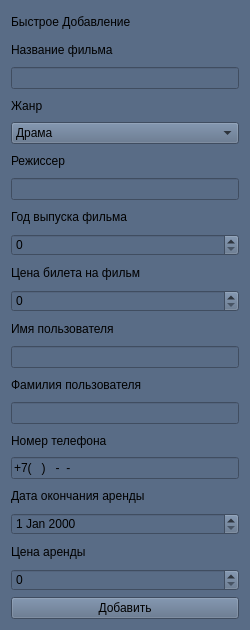
<?xml version="1.0" encoding="UTF-8"?>
<ui version="4.0">
 <class>fastAdd</class>
 <widget class="QWidget" name="fastAdd">
  <property name="geometry">
   <rect>
    <x>0</x>
    <y>0</y>
    <width>250</width>
    <height>630</height>
   </rect>
  </property>
  <property name="maximumSize">
   <size>
    <width>250</width>
    <height>630</height>
   </size>
  </property>
  <property name="windowTitle">
   <string>Быстрое добавление</string>
  </property>
  <property name="styleSheet">
   <string notr="true">background-color: rgb(89, 108, 134);</string>
  </property>
  <layout class="QGridLayout" name="gridLayout">
   <item row="0" column="0">
    <widget class="QLabel" name="label">
     <property name="text">
      <string>Быстрое Добавление</string>
     </property>
    </widget>
   </item>
   <item row="1" column="0">
    <widget class="QLabel" name="label_2">
     <property name="text">
      <string>Название фильма</string>
     </property>
    </widget>
   </item>
   <item row="2" column="0">
    <widget class="QLineEdit" name="lineEdit"/>
   </item>
   <item row="3" column="0">
    <widget class="QLabel" name="label_3">
     <property name="text">
      <string>Жанр</string>
     </property>
    </widget>
   </item>
   <item row="4" column="0">
    <widget class="QComboBox" name="comboBox">
     <item>
      <property name="text">
       <string>Драма</string>
      </property>
     </item>
     <item>
      <property name="text">
       <string>Экшн</string>
      </property>
     </item>
     <item>
      <property name="text">
       <string>Комедия</string>
      </property>
     </item>
     <item>
      <property name="text">
       <string>Ужасы</string>
      </property>
     </item>
     <item>
      <property name="text">
       <string>Фэнтези</string>
      </property>
     </item>
     <item>
      <property name="text">
       <string>Романтика</string>
      </property>
     </item>
     <item>
      <property name="text">
       <string>Мистика</string>
      </property>
     </item>
     <item>
      <property name="text">
       <string>Анимация</string>
      </property>
     </item>
     <item>
      <property name="text">
       <string>Криминал</string>
      </property>
     </item>
    </widget>
   </item>
   <item row="5" column="0">
    <widget class="QLabel" name="label_4">
     <property name="text">
      <string>Режиссер</string>
     </property>
    </widget>
   </item>
   <item row="6" column="0">
    <widget class="QLineEdit" name="lineEdit_2"/>
   </item>
   <item row="7" column="0">
    <widget class="QLabel" name="label_5">
     <property name="text">
      <string>Год выпуска фильма</string>
     </property>
    </widget>
   </item>
   <item row="8" column="0">
    <widget class="QSpinBox" name="spinBox">
     <property name="maximum">
      <number>9999</number>
     </property>
    </widget>
   </item>
   <item row="9" column="0">
    <widget class="QLabel" name="label_6">
     <property name="text">
      <string>Цена билета на фильм</string>
     </property>
    </widget>
   </item>
   <item row="10" column="0">
    <widget class="QSpinBox" name="spinBox_2">
     <property name="maximum">
      <number>999999999</number>
     </property>
     <property name="singleStep">
      <number>100</number>
     </property>
    </widget>
   </item>
   <item row="11" column="0">
    <widget class="QLabel" name="label_7">
     <property name="text">
      <string>Имя пользователя</string>
     </property>
    </widget>
   </item>
   <item row="12" column="0">
    <widget class="QLineEdit" name="lineEdit_3"/>
   </item>
   <item row="13" column="0">
    <widget class="QLabel" name="label_8">
     <property name="text">
      <string>Фамилия пользователя</string>
     </property>
    </widget>
   </item>
   <item row="14" column="0">
    <widget class="QLineEdit" name="lineEdit_4"/>
   </item>
   <item row="15" column="0">
    <widget class="QLabel" name="label_9">
     <property name="text">
      <string>Номер телефона</string>
     </property>
    </widget>
   </item>
   <item row="16" column="0">
    <widget class="QLineEdit" name="lineEdit_5">
     <property name="inputMask">
      <string>+7(000)000-00-00</string>
     </property>
    </widget>
   </item>
   <item row="17" column="0">
    <widget class="QLabel" name="label_10">
     <property name="text">
      <string>Дата окончания аренды</string>
     </property>
    </widget>
   </item>
   <item row="18" column="0">
    <widget class="QDateEdit" name="dateEdit"/>
   </item>
   <item row="19" column="0">
    <widget class="QLabel" name="label_11">
     <property name="text">
      <string>Цена аренды</string>
     </property>
    </widget>
   </item>
   <item row="20" column="0">
    <widget class="QSpinBox" name="spinBox_3">
     <property name="maximum">
      <number>999999999</number>
     </property>
     <property name="singleStep">
      <number>100</number>
     </property>
    </widget>
   </item>
   <item row="21" column="0">
    <widget class="QPushButton" name="pushButton">
     <property name="text">
      <string>Добавить</string>
     </property>
    </widget>
   </item>
  </layout>
 </widget>
 <resources/>
 <connections/>
</ui>
